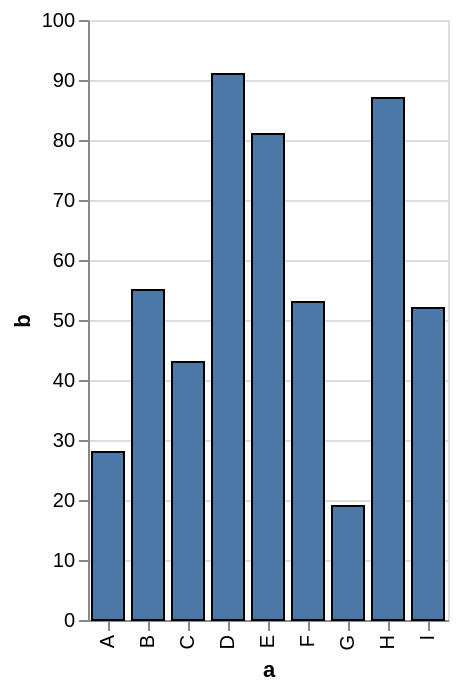

Write a Vega-Lite specification for this figure.
### Vega-Lite specification from a JSON file in a GitHub repository (floating-point values rounded to 4 significant figures)
{"$schema": "https://vega.github.io/schema/vega-lite/v4.json", "description": "A bar chart with highlighting on hover and selecting on click. (Inspired by Tableau's interaction style.)", "data": {"values": [{"a": "A", "b": 28}, {"a": "B", "b": 55}, {"a": "C", "b": 43}, {"a": "D", "b": 91}, {"a": "E", "b": 81}, {"a": "F", "b": 53}, {"a": "G", "b": 19}, {"a": "H", "b": 87}, {"a": "I", "b": 52}]}, "params": [{"name": "highlight", "select": {"type": "point", "empty": "none", "on": "mouseover"}}, {"name": "select", "select": {"type": "point"}}], "mark": {"type": "bar", "fill": "#4C78A8", "stroke": "black", "cursor": "pointer"}, "encoding": {"x": {"field": "a", "type": "ordinal"}, "y": {"field": "b", "type": "quantitative"}, "fillOpacity": {"condition": {"selection": "select", "value": 1}, "value": 0.3}, "strokeWidth": {"condition": [{"test": {"and": [{"selection": "select"}, "length(data(\"select_store\"))"]}, "value": 2}, {"selection": "highlight", "value": 1}], "value": 0}}, "config": {"scale": {"bandPaddingInner": 0.2}}}
